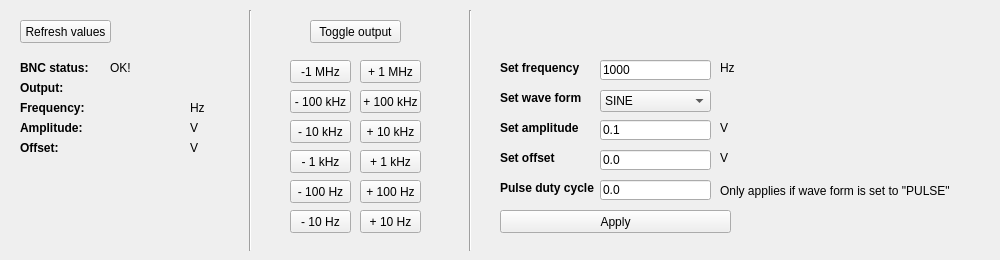
    <widget class="QWidget" name="tab_bncawg">
     <attribute name="title">
      <string>BNC 50 MHz AWG</string>
     </attribute>
     <widget class="QPushButton" name="pushButton_bncawg_update">
      <property name="geometry">
       <rect>
        <x>20</x>
        <y>20</y>
        <width>91</width>
        <height>23</height>
       </rect>
      </property>
      <property name="text">
       <string>Refresh values</string>
      </property>
     </widget>
     <widget class="QLineEdit" name="lineEdit_bncawg_quickset_frequency">
      <property name="geometry">
       <rect>
        <x>600</x>
        <y>60</y>
        <width>111</width>
        <height>20</height>
       </rect>
      </property>
      <property name="inputMask">
       <string/>
      </property>
      <property name="text">
       <string>1000</string>
      </property>
     </widget>
     <widget class="QLabel" name="label_bncrf_frequency_4">
      <property name="geometry">
       <rect>
        <x>720</x>
        <y>60</y>
        <width>81</width>
        <height>16</height>
       </rect>
      </property>
      <property name="font">
       <font>
        <weight>50</weight>
        <bold>false</bold>
       </font>
      </property>
      <property name="text">
       <string>Hz</string>
      </property>
     </widget>
     <widget class="QLabel" name="label_27">
      <property name="geometry">
       <rect>
        <x>500</x>
        <y>60</y>
        <width>121</width>
        <height>16</height>
       </rect>
      </property>
      <property name="font">
       <font>
        <weight>75</weight>
        <bold>true</bold>
       </font>
      </property>
      <property name="text">
       <string>Set frequency</string>
      </property>
     </widget>
     <widget class="QLabel" name="label_28">
      <property name="geometry">
       <rect>
        <x>20</x>
        <y>100</y>
        <width>91</width>
        <height>16</height>
       </rect>
      </property>
      <property name="font">
       <font>
        <weight>75</weight>
        <bold>true</bold>
       </font>
      </property>
      <property name="text">
       <string>Frequency: </string>
      </property>
     </widget>
     <widget class="QLabel" name="label_bncawg_frequency">
      <property name="geometry">
       <rect>
        <x>110</x>
        <y>100</y>
        <width>81</width>
        <height>16</height>
       </rect>
      </property>
      <property name="font">
       <font>
        <weight>50</weight>
        <bold>false</bold>
       </font>
      </property>
      <property name="text">
       <string/>
      </property>
     </widget>
     <widget class="QLabel" name="label_bncrf_frequency_6">
      <property name="geometry">
       <rect>
        <x>190</x>
        <y>100</y>
        <width>81</width>
        <height>16</height>
       </rect>
      </property>
      <property name="font">
       <font>
        <weight>50</weight>
        <bold>false</bold>
       </font>
      </property>
      <property name="text">
       <string>Hz</string>
      </property>
     </widget>
     <widget class="QLabel" name="label_bncawg_output">
      <property name="geometry">
       <rect>
        <x>110</x>
        <y>80</y>
        <width>151</width>
        <height>16</height>
       </rect>
      </property>
      <property name="font">
       <font>
        <weight>50</weight>
        <bold>false</bold>
       </font>
      </property>
      <property name="text">
       <string/>
      </property>
     </widget>
     <widget class="QLabel" name="label_29">
      <property name="geometry">
       <rect>
        <x>20</x>
        <y>80</y>
        <width>91</width>
        <height>16</height>
       </rect>
      </property>
      <property name="font">
       <font>
        <weight>75</weight>
        <bold>true</bold>
       </font>
      </property>
      <property name="text">
       <string>Output: </string>
      </property>
     </widget>
     <widget class="QLabel" name="label_30">
      <property name="geometry">
       <rect>
        <x>20</x>
        <y>60</y>
        <width>91</width>
        <height>16</height>
       </rect>
      </property>
      <property name="font">
       <font>
        <weight>75</weight>
        <bold>true</bold>
       </font>
      </property>
      <property name="text">
       <string>BNC status:</string>
      </property>
     </widget>
     <widget class="QLabel" name="label_bncawg_status">
      <property name="geometry">
       <rect>
        <x>110</x>
        <y>60</y>
        <width>151</width>
        <height>16</height>
       </rect>
      </property>
      <property name="font">
       <font>
        <weight>50</weight>
        <bold>false</bold>
       </font>
      </property>
      <property name="text">
       <string>OK!</string>
      </property>
     </widget>
     <widget class="QPushButton" name="pushButton_min10kHz_2">
      <property name="geometry">
       <rect>
        <x>290</x>
        <y>120</y>
        <width>61</width>
        <height>23</height>
       </rect>
      </property>
      <property name="text">
       <string>- 10 kHz</string>
      </property>
     </widget>
     <widget class="QPushButton" name="pushButton_plus1kHz_2">
      <property name="geometry">
       <rect>
        <x>360</x>
        <y>150</y>
        <width>61</width>
        <height>23</height>
       </rect>
      </property>
      <property name="text">
       <string>+ 1 kHz</string>
      </property>
     </widget>
     <widget class="QPushButton" name="pushButton_plus100kHz_2">
      <property name="geometry">
       <rect>
        <x>360</x>
        <y>90</y>
        <width>61</width>
        <height>23</height>
       </rect>
      </property>
      <property name="text">
       <string>+ 100 kHz</string>
      </property>
     </widget>
     <widget class="QPushButton" name="pushButton_plus100Hz_2">
      <property name="geometry">
       <rect>
        <x>360</x>
        <y>180</y>
        <width>61</width>
        <height>23</height>
       </rect>
      </property>
      <property name="text">
       <string>+ 100 Hz</string>
      </property>
     </widget>
     <widget class="QPushButton" name="pushButton_plus10kHz_2">
      <property name="geometry">
       <rect>
        <x>360</x>
        <y>120</y>
        <width>61</width>
        <height>23</height>
       </rect>
      </property>
      <property name="text">
       <string>+ 10 kHz</string>
      </property>
     </widget>
     <widget class="QPushButton" name="pushButton_bncawg_output">
      <property name="geometry">
       <rect>
        <x>310</x>
        <y>20</y>
        <width>91</width>
        <height>23</height>
       </rect>
      </property>
      <property name="text">
       <string>Toggle output</string>
      </property>
     </widget>
     <widget class="QPushButton" name="pushButton_plus10Hz_2">
      <property name="geometry">
       <rect>
        <x>360</x>
        <y>210</y>
        <width>61</width>
        <height>23</height>
       </rect>
      </property>
      <property name="text">
       <string>+ 10 Hz</string>
      </property>
     </widget>
     <widget class="QPushButton" name="pushButton_min10Hz_2">
      <property name="geometry">
       <rect>
        <x>290</x>
        <y>210</y>
        <width>61</width>
        <height>23</height>
       </rect>
      </property>
      <property name="text">
       <string>- 10 Hz</string>
      </property>
     </widget>
     <widget class="QPushButton" name="pushButton_min1MHz_2">
      <property name="geometry">
       <rect>
        <x>290</x>
        <y>60</y>
        <width>61</width>
        <height>23</height>
       </rect>
      </property>
      <property name="text">
       <string>-1 MHz</string>
      </property>
     </widget>
     <widget class="QPushButton" name="pushButton_plus1MHz_2">
      <property name="geometry">
       <rect>
        <x>360</x>
        <y>60</y>
        <width>61</width>
        <height>23</height>
       </rect>
      </property>
      <property name="text">
       <string>+ 1 MHz</string>
      </property>
     </widget>
     <widget class="QPushButton" name="pushButton_min100kHz_2">
      <property name="geometry">
       <rect>
        <x>290</x>
        <y>90</y>
        <width>61</width>
        <height>23</height>
       </rect>
      </property>
      <property name="text">
       <string>- 100 kHz</string>
      </property>
     </widget>
     <widget class="QPushButton" name="pushButton_min100Hz_2">
      <property name="geometry">
       <rect>
        <x>290</x>
        <y>180</y>
        <width>61</width>
        <height>23</height>
       </rect>
      </property>
      <property name="text">
       <string>- 100 Hz</string>
      </property>
     </widget>
     <widget class="QPushButton" name="pushButton_min1kHz_2">
      <property name="geometry">
       <rect>
        <x>290</x>
        <y>150</y>
        <width>61</width>
        <height>23</height>
       </rect>
      </property>
      <property name="text">
       <string>- 1 kHz</string>
      </property>
     </widget>
     <widget class="QLabel" name="label_33">
      <property name="geometry">
       <rect>
        <x>500</x>
        <y>90</y>
        <width>121</width>
        <height>16</height>
       </rect>
      </property>
      <property name="font">
       <font>
        <weight>75</weight>
        <bold>true</bold>
       </font>
      </property>
      <property name="text">
       <string>Set wave form</string>
      </property>
     </widget>
     <widget class="QComboBox" name="combobox_bncawg_waveform">
      <property name="geometry">
       <rect>
        <x>600</x>
        <y>90</y>
        <width>111</width>
        <height>22</height>
       </rect>
      </property>
      <item>
       <property name="text">
        <string>SINE</string>
       </property>
      </item>
      <item>
       <property name="text">
        <string>PULSE</string>
       </property>
      </item>
      <item>
       <property name="text">
        <string>DC</string>
       </property>
      </item>
      <item>
       <property name="text">
        <string>SQUARE</string>
       </property>
      </item>
      <item>
       <property name="text">
        <string>RAMP</string>
       </property>
      </item>
      <item>
       <property name="text">
        <string>NOISE</string>
       </property>
      </item>
     </widget>
     <widget class="QLabel" name="label_34">
      <property name="geometry">
       <rect>
        <x>500</x>
        <y>120</y>
        <width>121</width>
        <height>16</height>
       </rect>
      </property>
      <property name="font">
       <font>
        <weight>75</weight>
        <bold>true</bold>
       </font>
      </property>
      <property name="text">
       <string>Set amplitude</string>
      </property>
     </widget>
     <widget class="QLabel" name="label_bncrf_frequency_7">
      <property name="geometry">
       <rect>
        <x>720</x>
        <y>120</y>
        <width>81</width>
        <height>16</height>
       </rect>
      </property>
      <property name="font">
       <font>
        <weight>50</weight>
        <bold>false</bold>
       </font>
      </property>
      <property name="text">
       <string>V</string>
      </property>
     </widget>
     <widget class="QLineEdit" name="lineEdit_bncawg_quickset_amplitude">
      <property name="geometry">
       <rect>
        <x>600</x>
        <y>120</y>
        <width>111</width>
        <height>20</height>
       </rect>
      </property>
      <property name="inputMask">
       <string/>
      </property>
      <property name="text">
       <string>0.1</string>
      </property>
     </widget>
     <widget class="QPushButton" name="pushButton_bncawg_apply">
      <property name="geometry">
       <rect>
        <x>500</x>
        <y>210</y>
        <width>231</width>
        <height>23</height>
       </rect>
      </property>
      <property name="text">
       <string>Apply</string>
      </property>
     </widget>
     <widget class="QLabel" name="label_35">
      <property name="geometry">
       <rect>
        <x>500</x>
        <y>150</y>
        <width>121</width>
        <height>16</height>
       </rect>
      </property>
      <property name="font">
       <font>
        <weight>75</weight>
        <bold>true</bold>
       </font>
      </property>
      <property name="text">
       <string>Set offset</string>
      </property>
     </widget>
     <widget class="QLineEdit" name="lineEdit_bncawg_quickset_offset">
      <property name="geometry">
       <rect>
        <x>600</x>
        <y>150</y>
        <width>111</width>
        <height>20</height>
       </rect>
      </property>
      <property name="inputMask">
       <string/>
      </property>
      <property name="text">
       <string>0.0</string>
      </property>
     </widget>
     <widget class="QLabel" name="label_bncrf_frequency_8">
      <property name="geometry">
       <rect>
        <x>720</x>
        <y>150</y>
        <width>81</width>
        <height>16</height>
       </rect>
      </property>
      <property name="font">
       <font>
        <weight>50</weight>
        <bold>false</bold>
       </font>
      </property>
      <property name="text">
       <string>V</string>
      </property>
     </widget>
     <widget class="QLabel" name="label_36">
      <property name="geometry">
       <rect>
        <x>20</x>
        <y>120</y>
        <width>91</width>
        <height>16</height>
       </rect>
      </property>
      <property name="font">
       <font>
        <weight>75</weight>
        <bold>true</bold>
       </font>
      </property>
      <property name="text">
       <string>Amplitude: </string>
      </property>
     </widget>
     <widget class="QLabel" name="label_37">
      <property name="geometry">
       <rect>
        <x>20</x>
        <y>140</y>
        <width>91</width>
        <height>16</height>
       </rect>
      </property>
      <property name="font">
       <font>
        <weight>75</weight>
        <bold>true</bold>
       </font>
      </property>
      <property name="text">
       <string>Offset:</string>
      </property>
     </widget>
     <widget class="QLabel" name="label_38">
      <property name="geometry">
       <rect>
        <x>500</x>
        <y>180</y>
        <width>121</width>
        <height>16</height>
       </rect>
      </property>
      <property name="font">
       <font>
        <weight>75</weight>
        <bold>true</bold>
       </font>
      </property>
      <property name="text">
       <string>Pulse duty cycle</string>
      </property>
     </widget>
     <widget class="QLineEdit" name="lineEdit_bncawg_quickset_pulsewidth">
      <property name="geometry">
       <rect>
        <x>600</x>
        <y>180</y>
        <width>111</width>
        <height>20</height>
       </rect>
      </property>
      <property name="inputMask">
       <string/>
      </property>
      <property name="text">
       <string>0.0</string>
      </property>
     </widget>
     <widget class="QLabel" name="label_bncawg_amplitude">
      <property name="geometry">
       <rect>
        <x>110</x>
        <y>120</y>
        <width>81</width>
        <height>16</height>
       </rect>
      </property>
      <property name="font">
       <font>
        <weight>50</weight>
        <bold>false</bold>
       </font>
      </property>
      <property name="text">
       <string/>
      </property>
     </widget>
     <widget class="QLabel" name="label_bncawg_offset">
      <property name="geometry">
       <rect>
        <x>110</x>
        <y>140</y>
        <width>81</width>
        <height>16</height>
       </rect>
      </property>
      <property name="font">
       <font>
        <weight>50</weight>
        <bold>false</bold>
       </font>
      </property>
      <property name="text">
       <string/>
      </property>
     </widget>
     <widget class="QLabel" name="label_bncrf_frequency_9">
      <property name="geometry">
       <rect>
        <x>190</x>
        <y>120</y>
        <width>81</width>
        <height>16</height>
       </rect>
      </property>
      <property name="font">
       <font>
        <weight>50</weight>
        <bold>false</bold>
       </font>
      </property>
      <property name="text">
       <string>V</string>
      </property>
     </widget>
     <widget class="QLabel" name="label_bncrf_frequency_10">
      <property name="geometry">
       <rect>
        <x>190</x>
        <y>140</y>
        <width>81</width>
        <height>16</height>
       </rect>
      </property>
      <property name="font">
       <font>
        <weight>50</weight>
        <bold>false</bold>
       </font>
      </property>
      <property name="text">
       <string>V</string>
      </property>
     </widget>
     <widget class="QLabel" name="label_nwa_save_name_2">
      <property name="geometry">
       <rect>
        <x>720</x>
        <y>180</y>
        <width>271</width>
        <height>21</height>
       </rect>
      </property>
      <property name="font">
       <font>
        <weight>50</weight>
        <bold>false</bold>
       </font>
      </property>
      <property name="text">
       <string>Only applies if wave form is set to &quot;PULSE&quot;</string>
      </property>
     </widget>
     <widget class="Line" name="line_5">
      <property name="geometry">
       <rect>
        <x>240</x>
        <y>10</y>
        <width>20</width>
        <height>241</height>
       </rect>
      </property>
      <property name="orientation">
       <enum>Qt::Vertical</enum>
      </property>
     </widget>
     <widget class="Line" name="line_6">
      <property name="geometry">
       <rect>
        <x>460</x>
        <y>10</y>
        <width>20</width>
        <height>241</height>
       </rect>
      </property>
      <property name="orientation">
       <enum>Qt::Vertical</enum>
      </property>
     </widget>
    </widget>
